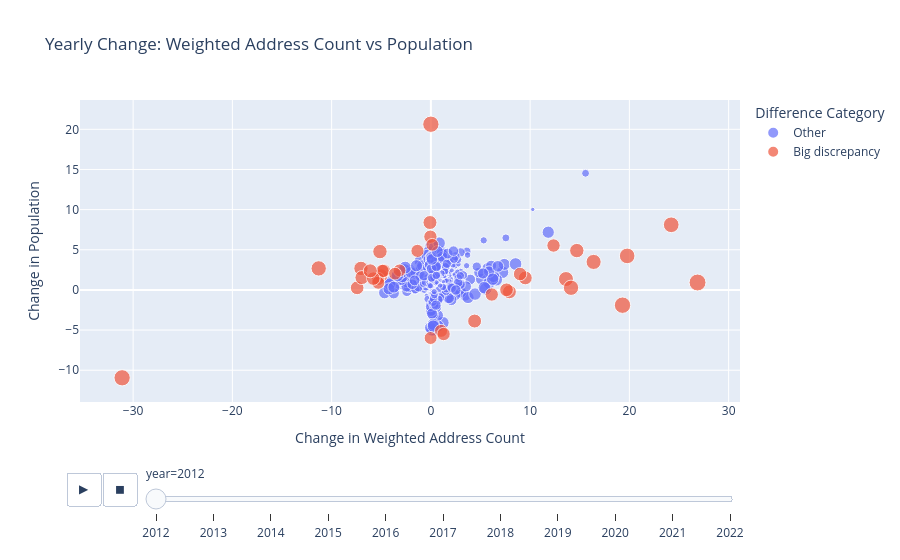

The notebook cell this image was saved under:
### Code cell
# Calculate pct yearly change
df["pct_change_weighted_address"] = df.groupby("wd22cd")["weighted_address_count_ward22"].pct_change() * 100
df["pct_change_population"] = df.groupby("wd22cd")["population"].pct_change() * 100

df['pct_change_diff'] = df['pct_change_weighted_address'] - df['pct_change_population']

# Mark big discrepancies (top 25% by absolute difference)
threshold = df["pct_change_diff"].abs().quantile(0.95)
df["big_discrepancy"] = df["pct_change_diff"].abs() >= threshold

# Remove first row (NaN change values)
df_plot = df.dropna()

# Create a properly scaled size column to handle the extreme range
size_values = df_plot["pct_change_diff"].abs()

# Cap extreme outliers (use 95th percentile as max)
size_cap = size_values.quantile(0.95)
size_values_capped = size_values.clip(upper=size_cap)

# Scale to a reasonable range (5 to 20)
min_size, max_size = 5, 20
size_scaled = ((size_values_capped - size_values_capped.min()) / 
               (size_values_capped.max() - size_values_capped.min()) * 
               (max_size - min_size) + min_size)

# Create interactive scatter plot
fig = px.scatter(
    df_plot,
    x="pct_change_weighted_address",
    y="pct_change_population",
    color=df_plot["big_discrepancy"].map({True: "Big discrepancy", False: "Other"}),
    size=np.log1p(df_plot["pct_change_diff"].abs()),  # Log transform to handle extreme values, as there is a big range so the sizes need to be adjusted
    hover_data=[
        "year", 
        "pct_change_weighted_address", 
        "pct_change_population", 
        "pct_change_diff",
        "weighted_address_count_ward22",  
        "population"                      
    ],
    animation_frame="year",
    title="Yearly Change: Weighted Address Count vs Population",
    labels={
        "pct_change_weighted_address": "Pct Change in Weighted Address Count",
        "pct_change_population": "Pct Change in Population",
        "pct_change_diff": "Pct Change Difference",
        "weighted_address_count_ward22": "Address Count",
        "population": "Population"
    }
)

fig.update_layout(
    xaxis=dict(title="Change in Weighted Address Count"),
    yaxis=dict(title="Change in Population"),
    legend_title="Difference Category"
)

fig.show()

### Figure 1 — Plotly figure (JSON) as saved in the notebook; plotly's stock layout.template omitted (floating-point values rounded to 4 significant figures; data arrays with more than 128 entries replaced by an {"elided": "..."} marker saying what was removed)
{"data": [{"customdata": {"elided": "641x4 float values"}, "hovertemplate": "color=Other<br>year=%{customdata[0]}<br>Pct Change in Weighted Address Count=%{x}<br>Pct Change in Population=%{y}<br>size=%{marker.size}<br>Pct Change Difference=%{customdata[1]}<br>Address Count=%{customdata[2]}<br>Population=%{customdata[3]}<extra></extra>", "legendgroup": "Other", "marker": {"color": "#636efa", "size": {"elided": "641 float values"}, "sizemode": "area", "sizeref": 0.02301, "symbol": "circle"}, "mode": "markers", "name": "Other", "orientation": "v", "showlegend": true, "type": "scatter", "x": {"elided": "641 float values"}, "xaxis": "x", "y": {"elided": "641 float values"}, "yaxis": "y"}, {"customdata": {"elided": "38x4 float values"}, "hovertemplate": "color=Big discrepancy<br>year=%{customdata[0]}<br>Pct Change in Weighted Address Count=%{x}<br>Pct Change in Population=%{y}<br>size=%{marker.size}<br>Pct Change Difference=%{customdata[1]}<br>Address Count=%{customdata[2]}<br>Population=%{customdata[3]}<extra></extra>", "legendgroup": "Big discrepancy", "marker": {"color": "#EF553B", "size": [2.038, 2.058, 2.2, 2.584, 2.043, 1.964, 2.707, 2.051, 2.389, 2.839, 2.055, 2.806, 2.38, 2.228, 1.941, 1.885, 2.372, 2.094, 2.041, 2.107, 2.162, 2.214, 1.974, 1.893, 2.25, 2.104, 1.976, 2.153, 2.249, 3.101, 3.052, 2.081, 3.074, 2.633, 1.868, 3.294, 2.25, 2.698], "sizemode": "area", "sizeref": 0.02301, "symbol": "circle"}, "mode": "markers", "name": "Big discrepancy", "orientation": "v", "showlegend": true, "type": "scatter", "x": [-0.04797, 12.36, 9.516, 13.61, 6.137, 1.026, -11.3, 1.281, -5.132, 24.22, -5.007, 19.78, 14.7, 4.407, -0.02769, -3.158, -7.044, -4.731, -5.327, -4.872, -7.429, 7.915, -5.304, -3.616, -6.949, -5.793, -1.355, 7.621, -6.106, 19.31, -31.11, 8.991, 0.0, 16.4, 0.1402, 26.87, -0.09204, 14.12], "xaxis": "x", "y": [6.628, 5.529, 1.493, 1.355, -0.5745, -5.101, 2.68, -5.493, 4.774, 8.109, 1.798, 4.235, 4.898, -3.877, -5.991, 2.429, 2.677, 2.39, 1.374, 2.35, 0.258, -0.2358, 0.8948, 2.022, 1.537, 1.407, 4.861, 0.01163, 2.376, -1.902, -10.94, 1.976, 20.63, 3.486, 5.618, 0.9217, 8.392, 0.2674], "yaxis": "y"}], "layout": {"legend": {"itemsizing": "constant", "title": {"text": "Difference Category"}, "tracegroupgap": 0}, "sliders": [{"active": 0, "currentvalue": {"prefix": "year="}, "len": 0.9, "pad": {"b": 10, "t": 60}, "steps": [{"args": [["2012"], {"frame": {"duration": 0, "redraw": false}, "fromcurrent": true, "mode": "immediate", "transition": {"duration": 0, "easing": "linear"}}], "label": "2012", "method": "animate"}, {"args": [["2013"], {"frame": {"duration": 0, "redraw": false}, "fromcurrent": true, "mode": "immediate", "transition": {"duration": 0, "easing": "linear"}}], "label": "2013", "method": "animate"}, {"args": [["2014"], {"frame": {"duration": 0, "redraw": false}, "fromcurrent": true, "mode": "immediate", "transition": {"duration": 0, "easing": "linear"}}], "label": "2014", "method": "animate"}, {"args": [["2015"], {"frame": {"duration": 0, "redraw": false}, "fromcurrent": true, "mode": "immediate", "transition": {"duration": 0, "easing": "linear"}}], "label": "2015", "method": "animate"}, {"args": [["2016"], {"frame": {"duration": 0, "redraw": false}, "fromcurrent": true, "mode": "immediate", "transition": {"duration": 0, "easing": "linear"}}], "label": "2016", "method": "animate"}, {"args": [["2017"], {"frame": {"duration": 0, "redraw": false}, "fromcurrent": true, "mode": "immediate", "transition": {"duration": 0, "easing": "linear"}}], "label": "2017", "method": "animate"}, {"args": [["2018"], {"frame": {"duration": 0, "redraw": false}, "fromcurrent": true, "mode": "immediate", "transition": {"duration": 0, "easing": "linear"}}], "label": "2018", "method": "animate"}, {"args": [["2019"], {"frame": {"duration": 0, "redraw": false}, "fromcurrent": true, "mode": "immediate", "transition": {"duration": 0, "easing": "linear"}}], "label": "2019", "method": "animate"}, {"args": [["2020"], {"frame": {"duration": 0, "redraw": false}, "fromcurrent": true, "mode": "immediate", "transition": {"duration": 0, "easing": "linear"}}], "label": "2020", "method": "animate"}, {"args": [["2021"], {"frame": {"duration": 0, "redraw": false}, "fromcurrent": true, "mode": "immediate", "transition": {"duration": 0, "easing": "linear"}}], "label": "2021", "method": "animate"}, {"args": [["2022"], {"frame": {"duration": 0, "redraw": false}, "fromcurrent": true, "mode": "immediate", "transition": {"duration": 0, "easing": "linear"}}], "label": "2022", "method": "animate"}], "x": 0.1, "xanchor": "left", "y": 0, "yanchor": "top"}], "title": {"text": "Yearly Change: Weighted Address Count vs Population"}, "updatemenus": [{"buttons": [{"args": [null, {"frame": {"duration": 500, "redraw": false}, "fromcurrent": true, "mode": "immediate", "transition": {"duration": 500, "easing": "linear"}}], "label": "&#9654;", "method": "animate"}, {"args": [[null], {"frame": {"duration": 0, "redraw": false}, "fromcurrent": true, "mode": "immediate", "transition": {"duration": 0, "easing": "linear"}}], "label": "&#9724;", "method": "animate"}], "direction": "left", "pad": {"r": 10, "t": 70}, "showactive": false, "type": "buttons", "x": 0.1, "xanchor": "right", "y": 0, "yanchor": "top"}], "xaxis": {"anchor": "y", "domain": [0, 1], "title": {"text": "Change in Weighted Address Count"}}, "yaxis": {"anchor": "x", "domain": [0, 1], "title": {"text": "Change in Population"}}}}
